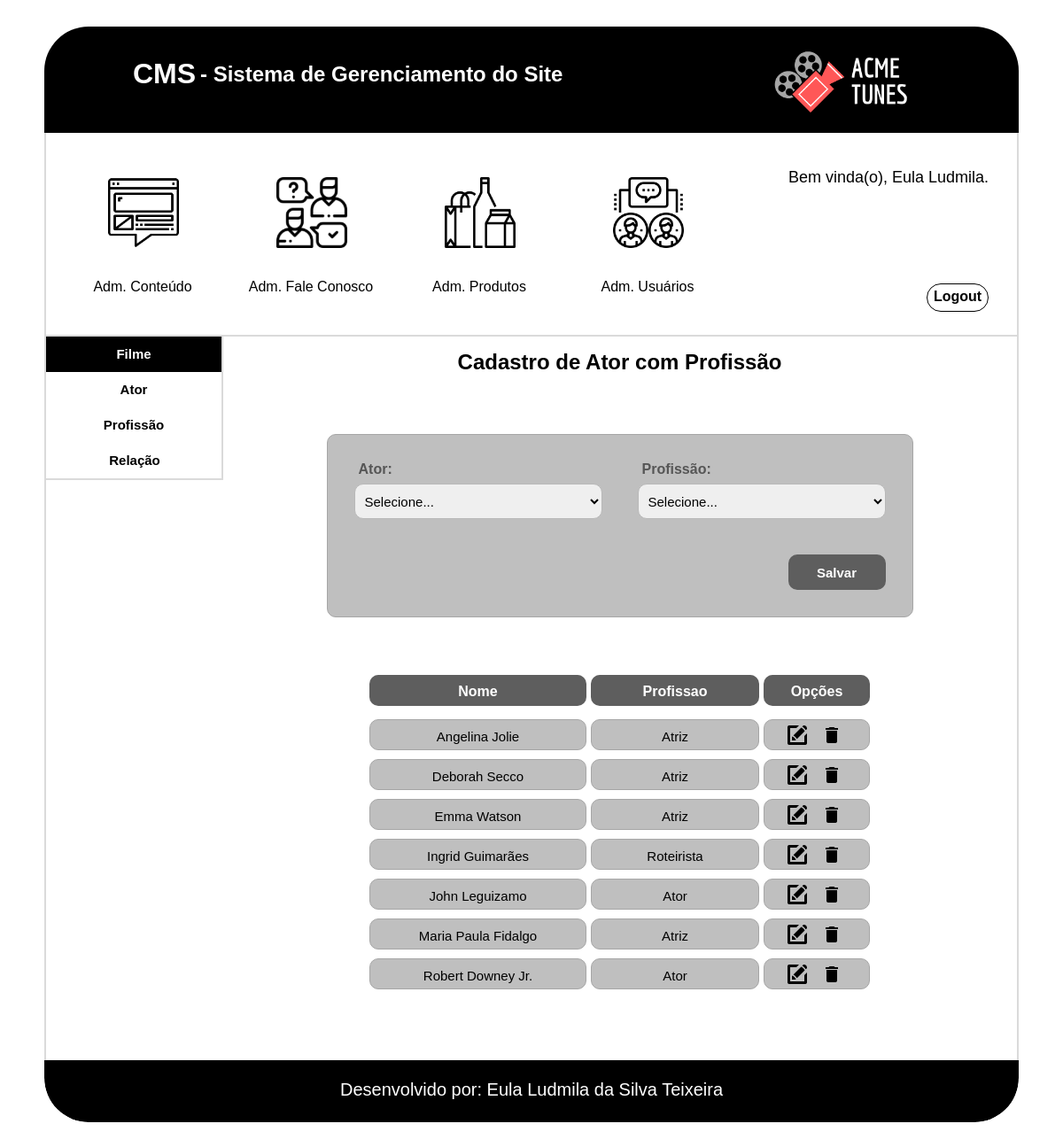
/cms/ator_profissao.php (signed in), run on the app's committed database.
### tables this page shows
CREATE TABLE `tbl_ator_profissao` (
  `cod_ator_profissao` int(11) NOT NULL AUTO_INCREMENT,
  `cod_ator` int(11) NOT NULL,
  `cod_profissao` int(11) NOT NULL,
  PRIMARY KEY (`cod_ator_profissao`),
  KEY `fk_ator_profissao_cod_ator_idx` (`cod_ator`),
  KEY `fk_ator_profissao_cod_profissao_idx` (`cod_profissao`),
  CONSTRAINT `fk_ator_profissao_cod_ator` FOREIGN KEY (`cod_ator`) REFERENCES `tbl_ator` (`cod_ator`),
  CONSTRAINT `fk_ator_profissao_cod_profissao` FOREIGN KEY (`cod_profissao`) REFERENCES `tbl_profissao` (`cod_profissao`)
);

CREATE TABLE `tbl_ator` (
  `cod_ator` int(11) NOT NULL AUTO_INCREMENT,
  `nome_artistico` varchar(100) NOT NULL,
  `nome_completo` varchar(200) NOT NULL,
  `data_nascimento` date DEFAULT NULL,
  `foto` varchar(255) NOT NULL,
  `biografia` mediumtext NOT NULL,
  `ativo_ator_mes` tinyint(1) NOT NULL DEFAULT '0',
  `ativo_ator` tinyint(1) NOT NULL DEFAULT '0',
  `cod_estado_civil` int(11) NOT NULL,
  PRIMARY KEY (`cod_ator`),
  KEY `fk_ator_cod_estado_civil_idx` (`cod_estado_civil`),
  CONSTRAINT `fk_ator_cod_estado_civil` FOREIGN KEY (`cod_estado_civil`) REFERENCES `tbl_estado_civil` (`cod_estado_civil`)
);

CREATE TABLE `tbl_profissao` (
  `cod_profissao` int(11) NOT NULL AUTO_INCREMENT,
  `profissao` varchar(100) NOT NULL,
  PRIMARY KEY (`cod_profissao`)
);

### cms/ator_profissao.php (the view, shortened to what this page needs)
<?php
    $conexao = conexaoMysql();
    $ator = null;
    $profissao = null;
    $cod_ator = 0;
    $cod_profissao= 0;
    $modo = null;
    $botao = "Salvar";
?>
<!doctype html>
<html>
    <head>
        <link href="css/ator_profissao.css" type="text/css" rel="stylesheet">
        <link href="css/formatacao.css" type="text/css" rel="stylesheet">
        <link href="css/cabecalho_menu_adm.css" type="text/css" rel="stylesheet">
        <link href="css/rodape.css" type="text/css" rel="stylesheet">
    </head>
    <body>
        <div id="caixa_conteudo">
            <div id="conteudo" class="center">
                <?php include('cabecalho_menu_adm.php')?>
                <div class="itens">
                    <div id="menu_cadastro">
                        <a href="filme.php">
                            <div class="menu menu_filme">
                                 Filme
                            </div>
                        </a>
                        <a href="ator.php">
                            <div class="menu menu_opcoes">
                                 Ator
                            </div>
                        </a>
                        <a href="profissao.php">
                            <div class="menu menu_opcoes">
                                  Profissão
                            </div>
                        </a>
                        <div class="menu menu_opcoes">
                             Relação
                        </div>
                    </div>
                  <div class="cadastro">
                    <div class="titulo_ator_profissao"><h2>Cadastro de Ator com Profissão</h2></div>
                    <div class="cadastro_ator_profissao center">
                        <form action="ator_profissao.php" method="post" name="frm_ator_profissao" enctype="multipart/form-data">
                            <div class="form_ator">
                                <div class="form_texto_usuario">
                                    <label>Ator:</label>
                                </div>
                                <div class="form_caixa_usuario">
                                    <select name="slt_ator" class="txtAtor" required>
                                        <?php
                                            if($modo == 'buscar'){
                                        ?>
                                          <option value="<?php echo($cod_ator)?>"><?php echo($ator)?></option>
                                        <?php
                                          }else{
                                        ?>
                                          <option value="">Selecione...</option>
                                        <?php
                                              }
                                        ?>
                                    </select>
                                </div>
                            </div>
                            <div class="form_profissao">
                                <div class="form_texto_usuario">
                                    <label>Profissão:</label>
                                </div>
                                <div class="form_caixa_usuario">
                                    <select name="slt_profissao" class="txtProfissao" required>
                                        <?php
                                            if($modo == 'buscar'){
                                        ?>
                                          <option value="<?php echo($cod_profissao)?>"><?php echo($profissao)?></option>
                                        <?php
                                          }else{
                                        ?>
                                          <option value="">Selecione...</option>
                                        <?php
                                            }
                                        ?>
                                    </select>
                                </div>
                            </div>
                            <div class="botao_form">
                                <input type="submit" name="btnEnviar" class="form_btn" value="<?php echo($botao)?>">
                            </div>
                        </form>
                    </div>
                    <div class="tabela center">
                        <div class="linha_titulo">
                            <div class="titulo_form">
                                <h4>Nome</h4>
                            </div>
                            <div class="titulo_profissao">
                                <h4>Profissao</h4>
                            </div>
                            <div class="titulo_opcoes">
                                <h4>Opções</h4>
                            </div>
                        </div>
                        <?php
                            $sql = "SELECT tbl_ator.*,tbl_profissao.*,tbl_ator_profissao.*
                                    FROM tbl_ator INNER JOIN tbl_ator_profissao
                                    ON tbl_ator.cod_ator = tbl_ator_profissao.cod_ator
                                    INNER JOIN tbl_profissao
                                    ON tbl_profissao.cod_profissao = tbl_ator_profissao.cod_profissao
                                    ORDER BY tbl_ator.nome_artistico";
                            $select = mysqli_query($conexao,$sql);
                            while($rsrelacionamento = mysqli_fetch_array($select)){
                        ?>
                        <div class="informacoes_form">
                            <div class="linha_informacao">
                                <span><?php echo($rsrelacionamento['nome_artistico'])?></span>
                            </div>
                            <div class="linha_profissao">
                                <span><?php echo($rsrelacionamento['profissao'])?></span>
                            </div>
                            <div class="linha_botao">
                                <figure class="editar">
                                    <a href="ator_profissao.php?modo=buscar&id=<?php echo($rsrelacionamento['cod_ator_profissao'])?>">
                                        <img src="img/iconfinder_new-24_103173.png" alt="Editar" title="Editar" class="botao" >
                                    </a>
                                </figure>
                                <figure class="excluir">
                                    <a href="ator_profissao.php?modo=excluir&id=<?php echo($rsrelacionamento['cod_ator_profissao'])?>">
                                        <img src="img/ic_delete.png" alt="Excluir" title="Excluir" class="botao " onclick="return confirm('Tem certeza que deseja excluir?')">
                                    </a>
                                </figure>
                            </div>
                        </div>
                        <?php
                            }
                        ?>
                    </div>
                    </div>
                </div>
                <?php include('rodape.php')?>
            </div>
        </div>
    </body>
</html>

### cms/css/ator_profissao.css (style rules this page uses)
#caixa_conteudo { width: 100%; min-height: 500px; height: auto; overflow:hidden; padding-bottom: 50px; }
#conteudo { width: 1100px; min-height: 350px; height: auto; border-radius: 50px; overflow:hidden; box-sizing: border-box; padding-top: 30px; }
.itens { width: 1100px; min-height: 400px; height: auto; border-left: solid 2px #dadada; border-right: solid 2px #dadada; padding-bottom: 50px; overflow:hidden; padding-bottom: 50px; box-sizing: border-box; }
.titulo_ator_profissao { width: inherit; height: 80px; text-align: center; box-sizing: border-box; padding-top: 15px; margin-bottom: 30px; }
.cadastro_ator_profissao { width: 662px; min-height: 200px; height: auto; overflow: hidden; margin-bottom: 35px; border: solid 1px #a6a6a6; background-color: #BFBFBF; box-sizing: border-box; padding: 30px; border-radius: 10px; }
.form_caixa_usuario { width: inherit; height: 80px; }
.form_texto_usuario { width: inherit; height: 25px; color: #565656; font-size: 16px; font-family: Helvetica; font-weight: bold; box-sizing: border-box; padding-left: 5px; }
.form_ator { width: 280px;; height: 105px; float: left; margin-right: 40px; }
.txtAtor { width: inherit; height: 40px; border: 1px solid #b8b8b8; padding: 7px; box-sizing: border-box; border-radius: 10px; font-size: 15px; outline:none; }
.form_profissao { width: 280px;; height: 105px; float: left; }
.txtProfissao { width: inherit; height: 40px; border: 1px solid #b8b8b8; padding: 7px; box-sizing: border-box; border-radius: 10px; font-size: 15px; outline:none; }
.botao_form { width: 110px; height: 40px; margin-left: auto; clear: both; }
.form_btn { width: inherit; height: inherit; font-size: 15px; font-weight: bold; color: #ffffff; background-color: #5E5E5E; border: solid 2px #5E5E5E; border-radius: 10px; }
.tabela { width: 565px; min-height: 115px; height: auto; overflow: hidden; box-sizing: border-box; padding-bottom: 20px; }
.linha_titulo { width: inherit; height: 80px; padding-top: 30px; box-sizing: border-box; }
.titulo_form { width: 245px; height: 35px; border-radius: 10px; text-align: center; box-sizing: border-box; padding-top: 10px; float: left; margin-right: 5px; background-color: #5E5E5E; color: #ffffff; white-space: nowrap; overflow: hidden; text-overflow: ellipsis; }
.titulo_profissao { width: 190px; height: 35px; border-radius: 10px; text-align: center; box-sizing: border-box; padding-top: 10px; float: left; margin-right: 5px; background-color: #5E5E5E; color: #ffffff; white-space: nowrap; overflow: hidden; text-overflow: ellipsis; }
.titulo_opcoes { width: 120px; height: 35px; border-radius: 10px; text-align: center; box-sizing: border-box; padding-top: 10px; float: left; background-color: #5E5E5E; color: #ffffff; }
.informacoes_form { width: inherit; min-height: 35px; height: auto; overflow: hidden; margin-bottom: 10px; }
.linha_informacao { width: 245px; height: 35px; border-radius: 10px; font-size: 15px; white-space: nowrap; overflow: hidden; text-overflow: ellipsis; float: left; padding-top: 10px; text-align: center; box-sizing: border-box; margin-right: 5px; padding-left: 5px; padding-right: 5px; border: solid 1px #a6a6a6; background-color: #BFBFBF }
.linha_profissao { width: 190px; height: 35px; border-radius: 10px; font-size: 15px; float: left; padding-top: 10px; text-align: center; box-sizing: border-box; margin-right: 5px; padding-left: 5px; padding-right: 5px; border: solid 1px #a6a6a6; background-color: #BFBFBF; white-space: nowrap; overflow: hidden; text-overflow: ellipsis; }
.linha_botao { width: 120px; height: 35px; border-radius: 10px; float: left; box-sizing: border-box; padding-left: 25px; padding-top: 5px; border: solid 1px #a6a6a6; background-color: #BFBFBF; }
.excluir { width: 24px; height: 24px; margin-right: 15px; float: left; ; }
.editar { width: 24px; height: 24px; margin-right: 15px; float: left; }

### data on the page
tbl_ator_profissao: cod_ator.nome_artistico "Angelina Jolie", cod_profissao.profissao "Atriz"
tbl_ator_profissao: cod_ator.nome_artistico "Deborah Secco", cod_profissao.profissao "Atriz"
tbl_ator_profissao: cod_ator.nome_artistico "Emma Watson", cod_profissao.profissao "Atriz"
tbl_ator_profissao: cod_ator.nome_artistico "Ingrid Guimarães", cod_profissao.profissao "Roteirista"
tbl_ator_profissao: cod_ator.nome_artistico "John Leguizamo", cod_profissao.profissao "Ator"
tbl_ator_profissao: cod_ator.nome_artistico "Maria Paula Fidalgo", cod_profissao.profissao "Atriz"
tbl_ator_profissao: cod_ator.nome_artistico "Robert Downey Jr.", cod_profissao.profissao "Ator"

### other printed values
$_SESSION['nome'] "Eula Ludmila"
